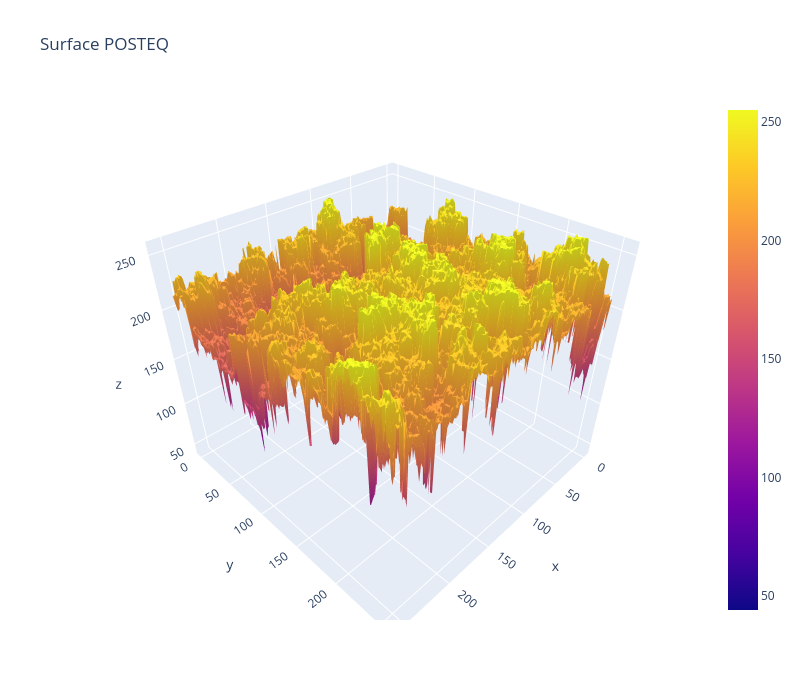

The cell this chart's notebook holds for it:
### Code cell
import json
import numpy as np
import plotly.graph_objects as go

fn = "../SOP_data/raw/bond_percolation/num_colors_4/dim_3/L_256/fT_constant/fT_1.000000e-02/c_1.000000e-01/rho_2.5000e-01/data_surfaces/light_seed_44_ts_20260504T130458_P0_0.10_p0_1.00.json"

with open(fn, "r") as f:
    data = json.load(f)

surface = np.asarray(data["surface_posteq"])

x, y, z, c = surface.T
x = x.astype(int)
y = y.astype(int)
z = z.astype(float)

Z = np.full((y.max() + 1, x.max() + 1), np.nan)
Z[y, x] = z

x_axis = np.arange(Z.shape[1])
y_axis = np.arange(Z.shape[0])

fig = go.Figure(
    data=[
        go.Surface(
            x=x_axis,
            y=y_axis,
            z=Z,
        )
    ]
)

fig.update_layout(
    title="Surface POSTEQ",
    scene=dict(
        xaxis_title="x",
        yaxis_title="y",
        zaxis_title="z",
    ),
    width=800,
    height=700,
)

fig.show()

### Figure 1 — Plotly figure (JSON) as saved in the notebook; plotly's stock layout.template omitted (floating-point values rounded to 4 significant figures; data arrays with more than 128 entries replaced by an {"elided": "..."} marker saying what was removed)
{"data": [{"type": "surface", "x": {"elided": "256 int values"}, "y": {"elided": "256 int values"}, "z": {"elided": "256x256 float values"}}], "layout": {"height": 700, "scene": {"xaxis": {"title": {"text": "x"}}, "yaxis": {"title": {"text": "y"}}, "zaxis": {"title": {"text": "z"}}}, "title": {"text": "Surface POSTEQ"}, "width": 800}}
